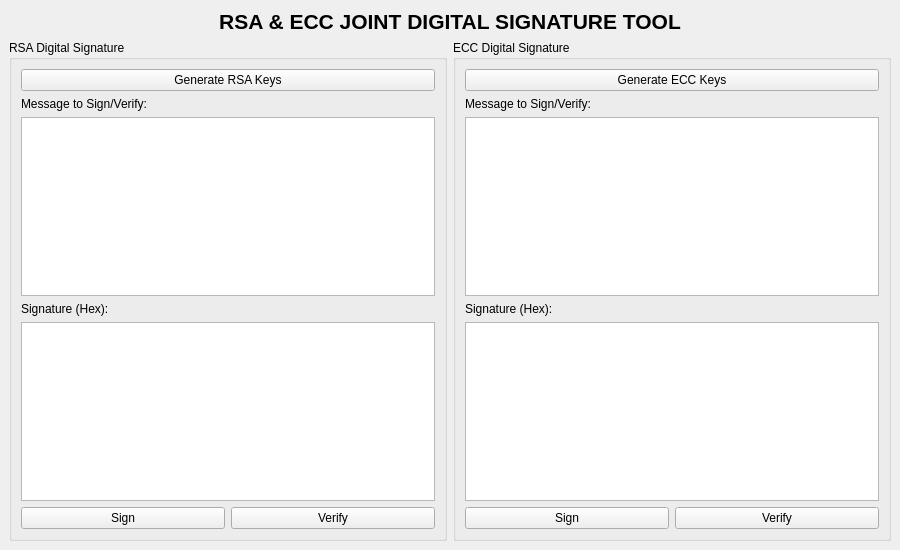
<?xml version="1.0" encoding="UTF-8"?>
<ui version="4.0">
 <class>MainWindow</class>
 <widget class="QMainWindow" name="MainWindow">
  <property name="geometry">
   <rect>
    <x>0</x>
    <y>0</y>
    <width>900</width>
    <height>550</height>
   </rect>
  </property>
  <property name="windowTitle">
   <string>RSA &amp; ECC Joint Signatures (Question 2)</string>
  </property>
  <widget class="QWidget" name="centralwidget">
   <layout class="QVBoxLayout" name="verticalLayoutMain">
    <item>
     <widget class="QLabel" name="label_title">
      <property name="font">
       <font>
        <pointsize>16</pointsize>
        <weight>75</weight>
        <bold>true</bold>
       </font>
      </property>
      <property name="text">
       <string>RSA &amp; ECC JOINT DIGITAL SIGNATURE TOOL</string>
      </property>
      <property name="alignment">
       <set>Qt::AlignCenter</set>
      </property>
     </widget>
    </item>
    <item>
     <layout class="QHBoxLayout" name="horizontalLayoutColumns">
      <!-- RSA Column -->
      <item>
       <widget class="QGroupBox" name="group_rsa">
        <property name="title">
         <string>RSA Digital Signature</string>
        </property>
        <layout class="QVBoxLayout" name="verticalLayoutRSA">
         <item>
          <widget class="QPushButton" name="btn_rsa_gen">
           <property name="text">
            <string>Generate RSA Keys</string>
           </property>
          </widget>
         </item>
         <item>
          <widget class="QLabel" name="lbl_rsa_msg">
           <property name="text">
            <string>Message to Sign/Verify:</string>
           </property>
          </widget>
         </item>
         <item>
          <widget class="QPlainTextEdit" name="txt_rsa_msg"/>
         </item>
         <item>
          <widget class="QLabel" name="lbl_rsa_sig">
           <property name="text">
            <string>Signature (Hex):</string>
           </property>
          </widget>
         </item>
         <item>
          <widget class="QPlainTextEdit" name="txt_rsa_sig"/>
         </item>
         <item>
          <layout class="QHBoxLayout" name="horizontalLayoutRSABtns">
           <item>
            <widget class="QPushButton" name="btn_rsa_sign">
             <property name="text">
              <string>Sign</string>
             </property>
            </widget>
           </item>
           <item>
            <widget class="QPushButton" name="btn_rsa_verify">
             <property name="text">
              <string>Verify</string>
             </property>
            </widget>
           </item>
          </layout>
         </item>
        </layout>
       </widget>
      </item>
      <!-- ECC Column -->
      <item>
       <widget class="QGroupBox" name="group_ecc">
        <property name="title">
         <string>ECC Digital Signature</string>
        </property>
        <layout class="QVBoxLayout" name="verticalLayoutECC">
         <item>
          <widget class="QPushButton" name="btn_ecc_gen">
           <property name="text">
            <string>Generate ECC Keys</string>
           </property>
          </widget>
         </item>
         <item>
          <widget class="QLabel" name="lbl_ecc_msg">
           <property name="text">
            <string>Message to Sign/Verify:</string>
           </property>
          </widget>
         </item>
         <item>
          <widget class="QPlainTextEdit" name="txt_ecc_msg"/>
         </item>
         <item>
          <widget class="QLabel" name="lbl_ecc_sig">
           <property name="text">
            <string>Signature (Hex):</string>
           </property>
          </widget>
         </item>
         <item>
          <widget class="QPlainTextEdit" name="txt_ecc_sig"/>
         </item>
         <item>
          <layout class="QHBoxLayout" name="horizontalLayoutECCBtns">
           <item>
            <widget class="QPushButton" name="btn_ecc_sign">
             <property name="text">
              <string>Sign</string>
             </property>
            </widget>
           </item>
           <item>
            <widget class="QPushButton" name="btn_ecc_verify">
             <property name="text">
              <string>Verify</string>
             </property>
            </widget>
           </item>
          </layout>
         </item>
        </layout>
       </widget>
      </item>
     </layout>
    </item>
   </layout>
  </widget>
 </widget>
 <resources/>
 <connections/>
</ui>
